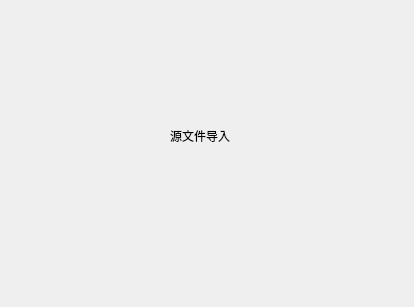
<?xml version="1.0" encoding="UTF-8"?>
<ui version="4.0">
 <class>Form1</class>
 <widget class="QWidget" name="Form1">
  <property name="geometry">
   <rect>
    <x>0</x>
    <y>0</y>
    <width>414</width>
    <height>307</height>
   </rect>
  </property>
  <property name="windowTitle">
   <string>源文件导入</string>
  </property>
  <widget class="QLabel" name="label">
   <property name="geometry">
    <rect>
     <x>170</x>
     <y>110</y>
     <width>151</width>
     <height>51</height>
    </rect>
   </property>
   <property name="text">
    <string>源文件导入</string>
   </property>
  </widget>
 </widget>
 <resources/>
 <connections/>
</ui>
